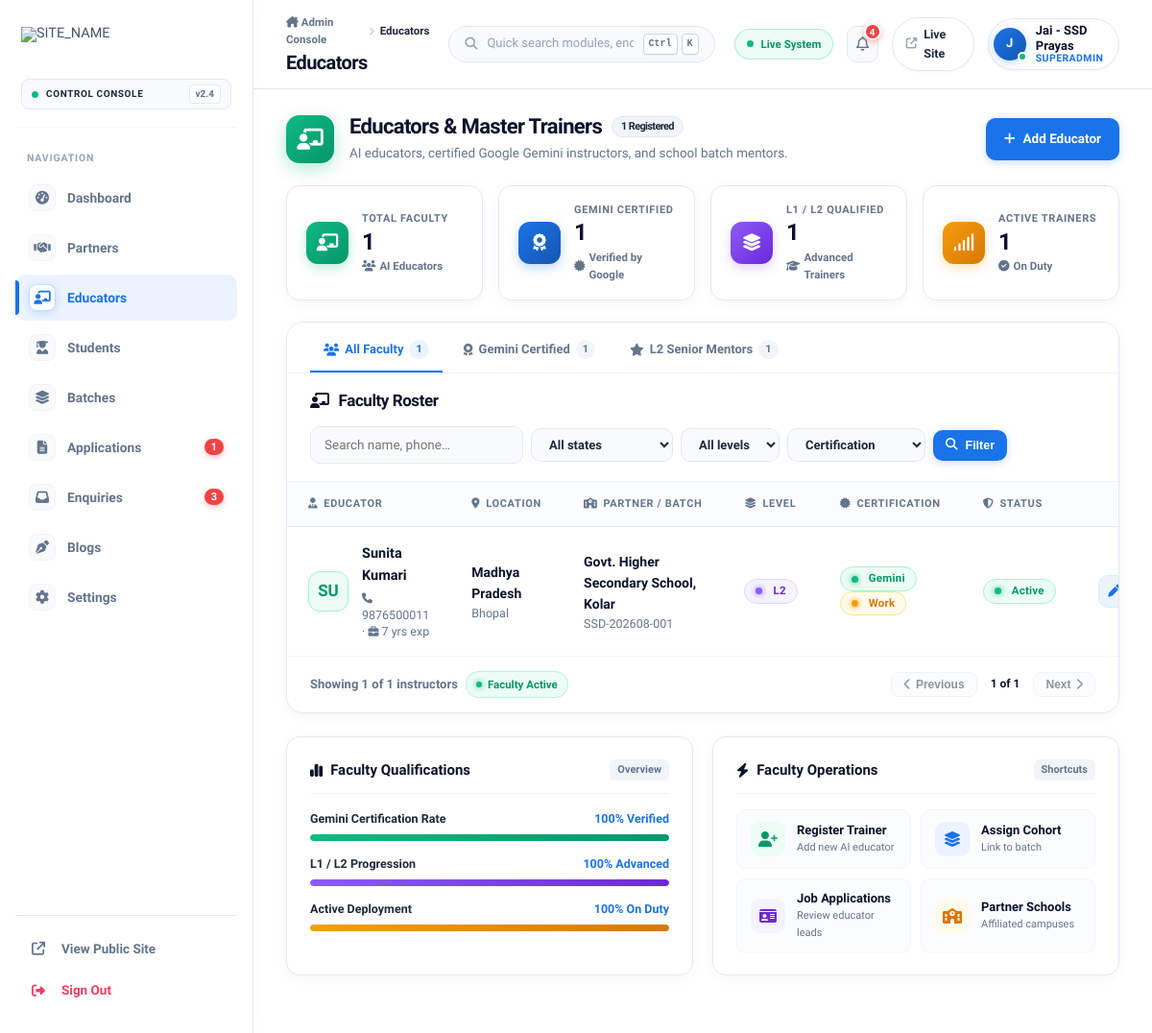
Page /adminpanelweb/educators.php (signed in) on the committed database.
### tables this page shows
CREATE TABLE `educators` (
  `id` int(11) NOT NULL AUTO_INCREMENT,
  `full_name` varchar(150) NOT NULL,
  `email` varchar(150) DEFAULT NULL,
  `phone` varchar(30) DEFAULT NULL,
  `gender` enum('male','female','other') DEFAULT NULL,
  `state_id` int(11) DEFAULT NULL,
  `district` varchar(120) DEFAULT NULL,
  `city` varchar(120) DEFAULT NULL,
  `qualification` varchar(180) DEFAULT NULL,
  `subject_expertise` varchar(180) DEFAULT NULL,
  `experience_years` int(11) DEFAULT 0,
  `partner_id` int(11) DEFAULT NULL,
  `batch_id` int(11) DEFAULT NULL,
  `level` enum('L1','L2','NA') DEFAULT 'L1',
  `gemini_certified` tinyint(1) DEFAULT 0,
  `gemini_cert_id` varchar(120) DEFAULT NULL,
  `gemini_cert_date` date DEFAULT NULL,
  `is_work_certified` tinyint(1) DEFAULT 0,
  `mode` enum('online','offline','hybrid') DEFAULT 'offline',
  `status` enum('active','training','inactive') DEFAULT 'training',
  `notes` text DEFAULT NULL,
  `created_at` timestamp NOT NULL DEFAULT current_timestamp(),
  PRIMARY KEY (`id`),
  KEY `idx_edu_state` (`state_id`),
  KEY `idx_edu_batch` (`batch_id`),
  KEY `fk_edu_partner` (`partner_id`),
  CONSTRAINT `fk_edu_batch` FOREIGN KEY (`batch_id`) REFERENCES `batches` (`id`) ON DELETE SET NULL,
  CONSTRAINT `fk_edu_partner` FOREIGN KEY (`partner_id`) REFERENCES `partners` (`id`) ON DELETE SET NULL,
  CONSTRAINT `fk_edu_state` FOREIGN KEY (`state_id`) REFERENCES `states` (`id`) ON DELETE SET NULL
);

CREATE TABLE `states` (
  `id` int(11) NOT NULL AUTO_INCREMENT,
  `name` varchar(80) NOT NULL,
  `code` varchar(10) DEFAULT NULL,
  `is_active` tinyint(1) DEFAULT 1,
  `sort_order` int(11) DEFAULT 0,
  PRIMARY KEY (`id`),
  UNIQUE KEY `name` (`name`)
);

CREATE TABLE `partners` (
  `id` int(11) NOT NULL AUTO_INCREMENT,
  `name` varchar(180) NOT NULL,
  `partner_type` enum('school','government','institute','corporate','ngo','other') DEFAULT 'school',
  `state_id` int(11) DEFAULT NULL,
  `district` varchar(120) DEFAULT NULL,
  `city` varchar(120) DEFAULT NULL,
  `contact_person` varchar(120) DEFAULT NULL,
  `phone` varchar(30) DEFAULT NULL,
  `email` varchar(150) DEFAULT NULL,
  `address` text DEFAULT NULL,
  `schools_count` int(11) DEFAULT 0,
  `students_count` int(11) DEFAULT 0,
  `mou_signed` tinyint(1) DEFAULT 0,
  `mou_date` date DEFAULT NULL,
  `status` enum('active','pending','inactive') DEFAULT 'active',
  `notes` text DEFAULT NULL,
  `created_at` timestamp NOT NULL DEFAULT current_timestamp(),
  PRIMARY KEY (`id`),
  KEY `idx_partner_state` (`state_id`),
  CONSTRAINT `fk_partner_state` FOREIGN KEY (`state_id`) REFERENCES `states` (`id`) ON DELETE SET NULL
);

CREATE TABLE `batches` (
  `id` int(11) NOT NULL AUTO_INCREMENT,
  `batch_code` varchar(60) NOT NULL,
  `title` varchar(180) DEFAULT NULL,
  `audience` enum('student','educator','professional') DEFAULT 'educator',
  `level` enum('L1','L2','NA') DEFAULT 'L1',
  `mode` enum('online','offline','hybrid') DEFAULT 'offline',
  `state_id` int(11) DEFAULT NULL,
  `partner_id` int(11) DEFAULT NULL,
  `start_date` date DEFAULT NULL,
  `end_date` date DEFAULT NULL,
  `total_seats` int(11) DEFAULT 0,
  `echeck_status` enum('pending','in_review','verified','rejected') DEFAULT 'pending',
  `echeck_date` date DEFAULT NULL,
  `is_work_certified` tinyint(1) DEFAULT 0,
  `certified_on` date DEFAULT NULL,
  `status` enum('planned','running','completed','cancelled') DEFAULT 'planned',
  `remarks` text DEFAULT NULL,
  `created_at` timestamp NOT NULL DEFAULT current_timestamp(),
  PRIMARY KEY (`id`),
  UNIQUE KEY `batch_code` (`batch_code`),
  KEY `idx_batch_state` (`state_id`),
  KEY `idx_batch_partner` (`partner_id`),
  CONSTRAINT `fk_batch_partner` FOREIGN KEY (`partner_id`) REFERENCES `partners` (`id`) ON DELETE SET NULL,
  CONSTRAINT `fk_batch_state` FOREIGN KEY (`state_id`) REFERENCES `states` (`id`) ON DELETE SET NULL
);

### includes/functions.php (called while the page is built, shortened)
<?php
function e($value) {
    return htmlspecialchars((string)$value, ENT_QUOTES, 'UTF-8');
}
function rows(PDO $pdo, $sql, $params = []) {
    try {
        $stmt = $pdo->prepare($sql);
        $stmt->execute($params);
        return $stmt->fetchAll();
    } catch (PDOException $e) {
        error_log('rows() failed: ' . $e->getMessage());
        return [];
    }
}

### adminpanelweb/educators.php (the view, shortened to what this page needs)
<?php
require_once __DIR__ . '/_auth.php';
    ?>
    <?php
$q        = trim($_GET['q'] ?? '');
$f_level  = $_GET['level'] ?? '';
$f_cert   = $_GET['cert'] ?? '';
$where = ['1=1'];
$args  = [];
$w = implode(' AND ', $where);
$list = rows($pdo, "SELECT e.*, s.name AS state_name, p.name AS partner_name, b.batch_code
                    FROM educators e
                    LEFT JOIN states   s ON s.id = e.state_id
                    LEFT JOIN partners p ON p.id = e.partner_id
                    LEFT JOIN batches  b ON b.id = e.batch_id
                    WHERE $w ORDER BY e.created_at DESC", $args);
$total_faculty = count($list);
$total_active  = count(array_filter($list, fn($e) => $e['status'] === 'active'));
$total_levels  = count(array_filter($list, fn($e) => in_array($e['level'], ['L1', 'L2'])));
$total_cert    = count(array_filter($list, fn($e) => !empty($e['gemini_certified'])));
include __DIR__ . '/_layout.php';
?>
<div class="mod-hero-strip">
  <div class="mod-hero-left">
    <div class="mod-hero-icon mhi-green">
      <i class="fas fa-chalkboard-user"></i>
    </div>
    <div>
      <h2 class="mod-hero-title">
        Educators & Master Trainers
        <span class="mod-hero-badge"><?= $total_faculty ?> Registered</span>
      </h2>
      <p class="mod-hero-sub">AI educators, certified Google Gemini instructors, and school batch mentors.</p>
    </div>
  </div>
  <div class="mod-hero-actions">
    <a href="educators.php?action=new" class="btn btn-primary"><i class="fas fa-plus"></i> Add Educator</a>
  </div>
</div>
<div class="mod-stats-grid">
  <div class="mod-stat-card">
    <div class="msc-icon msc-green"><i class="fas fa-chalkboard-user"></i></div>
    <div class="msc-info">
      <span class="msc-label">Total Faculty</span>
      <div class="msc-value"><?= number_format($total_faculty) ?></div>
      <div class="msc-sub"><i class="fas fa-users text-green"></i> AI Educators</div>
    </div>
  </div>
  <div class="mod-stat-card">
    <div class="msc-icon msc-blue"><i class="fas fa-award"></i></div>
    <div class="msc-info">
      <span class="msc-label">Gemini Certified</span>
      <div class="msc-value"><?= number_format($total_cert) ?></div>
      <div class="msc-sub"><i class="fas fa-certificate text-brand"></i> Verified by Google</div>
    </div>
  </div>
  <div class="mod-stat-card">
    <div class="msc-icon msc-purple"><i class="fas fa-layer-group"></i></div>
    <div class="msc-info">
      <span class="msc-label">L1 / L2 Qualified</span>
      <div class="msc-value"><?= number_format($total_levels) ?></div>
      <div class="msc-sub"><i class="fas fa-graduation-cap text-purple"></i> Advanced Trainers</div>
    </div>
  </div>
  <div class="mod-stat-card">
    <div class="msc-icon msc-amber"><i class="fas fa-signal"></i></div>
    <div class="msc-info">
      <span class="msc-label">Active Trainers</span>
      <div class="msc-value"><?= number_format($total_active) ?></div>
      <div class="msc-sub"><i class="fas fa-circle-check text-amber"></i> On Duty</div>
    </div>
  </div>
</div>
<div class="card">
  <div class="mod-quick-tabs">
    <a href="educators.php" class="mqt-item <?= ($f_cert === '' && $f_level === '' && $q === '') ? 'is-active' : '' ?>">
      <i class="fas fa-users"></i> All Faculty <span class="mqt-count"><?= $total_faculty ?></span>
    </a>
    <a href="educators.php?cert=1" class="mqt-item <?= $f_cert === '1' ? 'is-active' : '' ?>">
      <i class="fas fa-award"></i> Gemini Certified <span class="mqt-count"><?= $total_cert ?></span>
    </a>
    <a href="educators.php?level=L2" class="mqt-item <?= $f_level === 'L2' ? 'is-active' : '' ?>">
      <i class="fas fa-star"></i> L2 Senior Mentors <span class="mqt-count"><?= count(array_filter($list, fn($e) => $e['level'] === 'L2')) ?></span>
    </a>
  </div>
  <div class="card-head">
    <h2>
      <i class="fas fa-chalkboard-user text-green" style="font-size:16px"></i>
      Faculty Roster
    </h2>
    <form method="GET" class="filters">
      <input type="text" name="q" value="<?= e($q) ?>" placeholder="Search name, phone…">
      <select name="state">
        <option value="">All states</option>
      </select>
      <select name="level">
        <option value="">All levels</option>
      </select>
      <select name="cert">
        <option value="">Certification</option>
      </select>
      <button class="btn btn-primary btn-sm"><i class="fas fa-magnifying-glass"></i> Filter</button>
    </form>
  </div>
  <?php if (!$list): ?>
    <div class="empty-state">
      <i class="fas fa-chalkboard-user"></i>
      <h3>No educators found</h3>
      <p>Add educators as they join training batches.</p>
      <a href="educators.php?action=new" class="btn btn-primary" style="margin-top:14px"><i class="fas fa-plus"></i> Add Educator</a>
    </div>
  <?php else: ?>
    <div class="table-wrap">
      <table class="data">
        <thead>
          <tr>
            <th><i class="fas fa-user-tie" style="margin-right:6px"></i>Educator</th>
            <th><i class="fas fa-location-dot" style="margin-right:6px"></i>Location</th>
            <th><i class="fas fa-school" style="margin-right:6px"></i>Partner / Batch</th>
            <th><i class="fas fa-layer-group" style="margin-right:6px"></i>Level</th>
            <th><i class="fas fa-certificate" style="margin-right:6px"></i>Certification</th>
            <th><i class="fas fa-shield-halved" style="margin-right:6px"></i>Status</th>
            <th style="text-align:right">Actions</th>
          </tr>
        </thead>
        <tbody>
          <?php foreach ($list as $r):
            $initials = strtoupper(substr($r['full_name'], 0, 2));
          ?>
            <tr>
              <td>
                <div class="entity-cell">
                  <div class="entity-avatar ea-green">
                    <?= e($initials) ?>
                  </div>
                  <div>
                    <div class="cell-main"><?= e($r['full_name']) ?></div>
                    <div class="cell-sub">
                      <i class="fas fa-phone" style="font-size:11px"></i> <?= e($r['phone'] ?: 'No Phone') ?>
                      <?php if ($r['experience_years']): ?>
                        · <i class="fas fa-briefcase" style="font-size:11px"></i> <?= (int)$r['experience_years'] ?> yrs exp
                      <?php endif; ?>
                    </div>
                  </div>
                </div>
              </td>
              <td>
                <div style="font-weight:700;color:var(--ink)"><?= e($r['state_name'] ?: '—') ?></div>
                <div class="cell-sub"><?= e($r['district'] ?: $r['city'] ?: 'Central') ?></div>
              </td>
              <td>
                <div style="font-weight:700;color:var(--ink)"><?= e($r['partner_name'] ?: 'Independent') ?></div>
                <div class="cell-sub"><?= e($r['batch_code'] ?: 'Unassigned') ?></div>
              </td>
              <td>
                <span class="badge <?= $r['level'] === 'L2' ? 'b-purple' : ($r['level'] === 'L1' ? 'b-blue' : 'b-grey') ?>">
                  <span class="badge-dot"></span><?= e($r['level']) ?>
                </span>
              </td>
              <td>
                <?php if ($r['gemini_certified']): ?>
                  <span class="badge b-green"><span class="badge-dot"></span>Gemini</span>
                <?php endif; ?>
                <?php if ($r['is_work_certified']): ?>
                  <span class="badge b-yellow"><span class="badge-dot"></span>Work</span>
                <?php endif; ?>
              </td>
              <td>
                <span class="badge <?= $r['status'] === 'active' ? 'b-green' : ($r['status'] === 'training' ? 'b-yellow' : 'b-grey') ?>">
                  <span class="badge-dot"></span><?= e(ucfirst($r['status'])) ?>
                </span>
              </td>
              <td style="text-align:right">
                <div class="row-actions" style="justify-content:flex-end">
                  <a href="educators.php?action=edit&id=<?= (int)$r['id'] ?>" class="icon-btn ib-edit" title="Edit Educator"><i class="fas fa-pen"></i></a>
                </div>
              </td>
            </tr>
          <?php endforeach; ?>
        </tbody>
      </table>
    </div>
    <div class="table-footer-bar">
      <div class="tfb-info">
        <span>Showing <strong><?= count($list) ?></strong> of <strong><?= $total_faculty ?></strong> instructors</span>
        <span class="tfb-sync"><span class="tfb-sync-dot"></span> Faculty Active</span>
      </div>
      <div class="tfb-pager">
        <button class="tfb-btn disabled"><i class="fas fa-chevron-left"></i> Previous</button>
        <span style="font-size:12px;font-weight:700;padding:0 8px;color:var(--ink)">1 of 1</span>
        <button class="tfb-btn disabled">Next <i class="fas fa-chevron-right"></i></button>
      </div>
    </div>
  <?php endif; ?>
</div>
<div class="mod-bottom-grid">
  <div class="mbg-card">
    <div class="mbg-header">
      <div class="mbg-title"><i class="fas fa-chart-simple text-green"></i> Faculty Qualifications</div>
      <span class="mbg-tag">Overview</span>
    </div>
    <div class="mbg-metric-row">
      <div class="mmr-item">
        <div class="mmr-label-bar">
          <span>Gemini Certification Rate</span>
          <span class="mmr-val"><?= $total_faculty > 0 ? round(($total_cert / $total_faculty) * 100) : 0 ?>% Verified</span>
        </div>
        <div class="mmr-bar-track">
          <div class="mmr-bar-fill fill-green" style="width: <?= $total_faculty > 0 ? round(($total_cert / $total_faculty) * 100) : 0 ?>%"></div>
        </div>
      </div>
      <div class="mmr-item">
        <div class="mmr-label-bar">
          <span>L1 / L2 Progression</span>
          <span class="mmr-val"><?= $total_faculty > 0 ? round(($total_levels / $total_faculty) * 100) : 0 ?>% Advanced</span>
        </div>
        <div class="mmr-bar-track">
          <div class="mmr-bar-fill fill-purple" style="width: <?= $total_faculty > 0 ? round(($total_levels / $total_faculty) * 100) : 0 ?>%"></div>
        </div>
      </div>
      <div class="mmr-item">
        <div class="mmr-label-bar">
          <span>Active Deployment</span>
          <span class="mmr-val"><?= $total_faculty > 0 ? round(($total_active / $total_faculty) * 100) : 0 ?>% On Duty</span>
        </div>
        <div class="mmr-bar-track">
          <div class="mmr-bar-fill fill-amber" style="width: <?= $total_faculty > 0 ? round(($total_active / $total_faculty) * 100) : 0 ?>%"></div>
        </div>
      </div>
    </div>
  </div>
  <div class="mbg-card">
    <div class="mbg-header">
      <div class="mbg-title"><i class="fas fa-bolt text-amber"></i> Faculty Operations</div>
      <span class="mbg-tag">Shortcuts</span>
    </div>
    <div class="quick-links-grid">
      <a href="educators.php?action=new" class="qlg-item">
        <div class="qlg-icon qi-green"><i class="fas fa-user-plus"></i></div>
        <div class="qlg-text">
          <span class="qlg-name">Register Trainer</span>
          <span class="qlg-desc">Add new AI educator</span>
        </div>
      </a>
      <a href="batches.php" class="qlg-item">
        <div class="qlg-icon qi-blue"><i class="fas fa-layer-group"></i></div>
        <div class="qlg-text">
          <span class="qlg-name">Assign Cohort</span>
          <span class="qlg-desc">Link to batch</span>
        </div>
      </a>
      <a href="applications.php" class="qlg-item">
        <div class="qlg-icon qi-purple"><i class="fas fa-id-card"></i></div>
        <div class="qlg-text">
          <span class="qlg-name">Job Applications</span>
          <span class="qlg-desc">Review educator leads</span>
        </div>
      </a>
      <a href="partners.php" class="qlg-item">
        <div class="qlg-icon qi-amber"><i class="fas fa-school"></i></div>
        <div class="qlg-text">
          <span class="qlg-name">Partner Schools</span>
          <span class="qlg-desc">Affiliated campuses</span>
        </div>
      </a>
    </div>
  </div>
</div>
<?php include __DIR__ . '/_layout_end.php'; ?>

### rows in the picture
educators: gemini_certified "1", level "1", status "1", full_name "SU", full_name "Sunita Kumari", phone "9876500011", experience_years "7", state.name "Madhya Pradesh", district "Bhopal", partner.name "Govt. Higher Secondary School, Kolar", batch.batch_code "SSD-202608-001", level "L2", shows "Gemini", is_work_certified 1 (drawn), status "Active", ($total_cert/$total_faculty)*100 "100", ($total_levels/$total_faculty)*100 "100", ($total_active/$total_faculty)*100 "100"

### other values in the picture
$label "Dashboard"
$label "Partners"
$label "Educators"
$label "Students"
$label "Batches"
$label "Applications"
$nav_counts[$key] "1"
$label "Enquiries"
$nav_counts[$key] "3"
$label "Blogs"
$label "Settings"
$admin_title "Educators"
$nav_counts['enquiries'] + $nav_counts['applications'] "4"
substr($me['name'] ?? 'A', 0, 1) "J"
$me['name'] "Jai - SSD Prayas"
